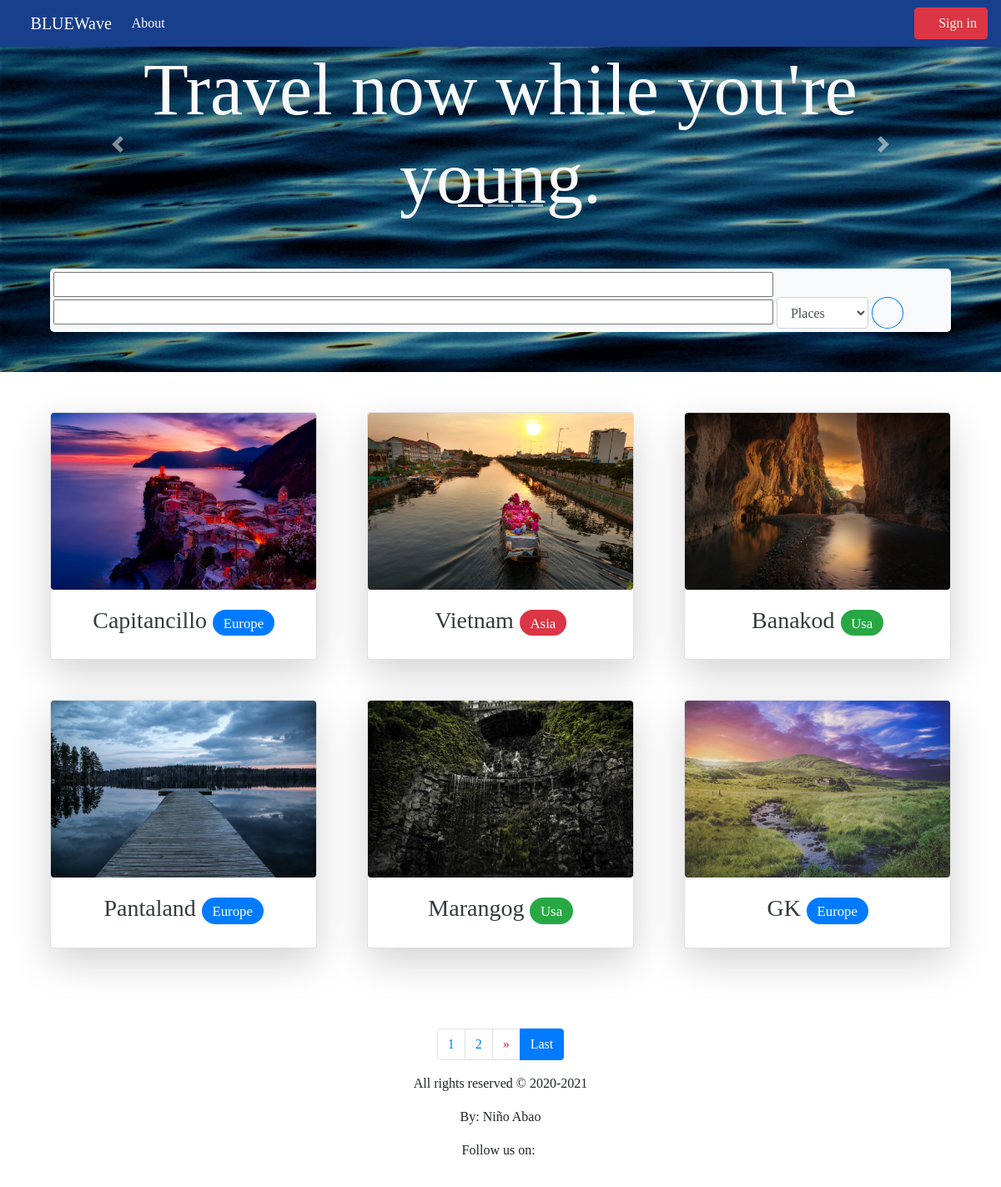
The page / on the database its author committed.
### travel/models.py (models this page shows, shortened)
class Place(models.Model):
	CATEGORY = (
	('Asia','Asia'),
	('Europe','Europe'),
	('Usa','Usa')
	)
	COLOR = (
	('Asia','danger'),
	('Europe','primary'),
	('Usa','success')
	)
	destination = models.CharField(max_length=100)
	continent = models.CharField(max_length=100, null=True, choices=CATEGORY)
	color = models.CharField(max_length=100, null=True, choices=COLOR)
	booking_price = models.DecimalField(default=10, decimal_places=2, max_digits=7)
	description = models.TextField(default="", null=True)
	img = models.ImageField(null=True, blank=True)
	date = models.DateTimeField(default=timezone.now)
	author = models.ForeignKey(User, on_delete=models.CASCADE)
	@property
	def imgURL(self):
		try:
			url = self.img.url
		except:
			url = ''
		return url

### travel/views.py (the view)
# urls.py: 2. Add a URL to urlpatterns:  path('', views.home, name='home')
class home(ListView):
	model = Place
	template_name = 'travel/home.html'
	context_object_name = 'posts'
	extra_context = {'title':'Home'}
	ordering = ['-date']
	paginate_by = 6
	def get_context_data(self, **kwargs):
		context = super().get_context_data(**kwargs)
		context['filter'] = OrderFilter(self.request.GET, queryset=self.get_queryset())
		return context

### travel/templates/travel/home.html (shortened to what this page needs)
{% extends "travel/base.html" %}
{% load static %}
{% block content %}
          {% if user.is_authenticated %}
            <div class="d-lg-inline d-md-block my-2 my-lg-0">
              <span class="btn btn-outline-light mr-lg-2"><h5 class="d-inline"><i class="fa fa-user-circle"></i>{{ user.username }}</h5></span>
            </div>
            <div class="d-inline my-2 my-lg-0">
              <a class="btn btn-danger text-clr" href="{% url 'travel-sign-out' %}"><i class="fa fa-sign-out-alt"></i> Sign out</a>
          {% else %}
            <a class="btn btn-danger text-clr" href="{% url 'travel-sign-in' %}"><i class="fa fa-sign-in-alt"></i> Sign in</a>
          {% endif %}
      </div>
  </nav>
  <div class="showcase" style="margin-top: 55px !important; background-image: url('{% static 'travel/photos/dark-ripple.jpg' %}')">
    <div class="container">
      <div class="col-12 carousel slide" id="carouselIndicators" data-ride="carousel">
        <ol class="carousel-indicators">
          <li data-target="#carouselIndicators" data-slide-to="0" class="active"></li>
          <li data-target="#carouselIndicators" data-slide-to="1"></li>
          <li data-target="#carouselIndicators" data-slide-to="2"></li>
        </ol>
        <div class="carousel-inner">
          <div class="carousel-item active">
            <h2 class="text-center text-light display-2">Travel now while you're young.</h2>
          </div>
          <div class="container mt-3">
            <a class="carousel-control-prev mt-3" href="#carouselIndicators" role="button" data-slide="prev">
              <span class="carousel-control-prev-icon"></span>
            </a>
            <a class="carousel-control-next pt-3" href="#carouselIndicators" role="button" data-slide="next">
              <span class="carousel-control-next-icon"></span>
            </a>
          </div>
        </div>
      </div>
      <div class="col-12 search-box">
        <form class="form-inline" method="GET" action="{% url 'travel-search' %}">
          <div class="container bg-light mb-5 mt-5 p-1 search-box" >
            {{ filter.form }}
            <select type="backdrop" class="rounded form-control btt mr-auto" id="filter" onchange="selectFilterChange(this)">
              <option value="places" class="rounded">Places</option>
            </select>
            <button type="submit" class="btn btn-outline-primary btt"><i class="fa fa-search"></i></button>
          </div>
        </form>
      </div>
    </div>
  </div>
  <div class="container mt-5 mb-5 product">
    <div class="row text-center wow">
      {% for post in posts %}
        <div class="col-lg-4 col-md-6 mb-5">
          <div class="container">
            <div class="card shadow-lg">
              <div class="view overlay">
                <a href="{% url 'destination-detail' post.id %}">
                  <img src="{{ post.imgURL }}" class="img-fluid rounded img-blr" alt="image failed to load">
                </a>
              </div>
              <div class="card-body">
                <strong class="font-weight-bold"><h3><a class="text-dark" href="{% url 'destination-detail' post.id %}">{{ post.destination }} <span class="badge badge-{{ post.get_color_display }} badge-pill"><small>{{ post.get_continent_display }}</small></span></a></h3></strong>
              </div>
            </div>
          </div>
        </div>
      {% endfor %}
    </div>
  </div>
  {% if is_paginated %}
    <nav class="d-flex justify-content-center wow fadeIn">
      <ul class="pagination pg-blue">
        {% for num in page_obj.paginator.page_range %}
          {% if page_obj.number == num %}
            <li class="page-item">
              <a class="page-link" href="?page={{ num }}">{{ num }}</a>
            </li>
          {% elif num > page_obj.number|add:'-3' and num < page_obj.number|add:'3' %}
            <li class="page-item">
              <a class="page-link" href="?page={{ num }}">{{ num }}</a>
            </li>
          {% endif %}
        {% endfor %}
        {% if page_obj.has_next %}
          <li class="page-item">
            <a class="page-link text-danger" href="?page={{ page_obj.next_page_number }}" aria-label="Next">
              <span aria-hidden="true">&raquo;</span>
            </a>
          </li>
          <li class="page-item active">
            <a class="page-link" href="?page={{ page_obj.paginator.num_pages }}">Last
            </a>
          </li>
        {% endif %}
      </ul>
    </nav>
  {% endif %}
{% endblock content %}

### travel/static/travel/css/style.css (style rules this page uses)
.text-clr { color: #f1faee; }
.showcase { background-attachment: fixed; }
.search-box button { border-radius: 100% !important; margin-left: 0 !important; }
.search-box input { min-width: 84.4% !important; }
.search-box { margin: 0 auto; border-radius: 5px; width: 90rem; }
@media (max-width: 1200px) { .search-box input { min-width: 80.5% !important; } }

### rows shown on the page
Place: imgURL (picture), destination "Capitancillo", continent "Europe"
Place: imgURL (picture), destination "Vietnam", continent "Asia"
Place: imgURL (picture), destination "Banakod", continent "Usa"
Place: imgURL (picture), destination "Pantaland", continent "Europe"
Place: imgURL (picture), destination "Marangog", continent "Usa"
Place: imgURL (picture), destination "GK", continent "Europe"

### other values the page prints
{{ num }} "1"
{{ num }} "2"
